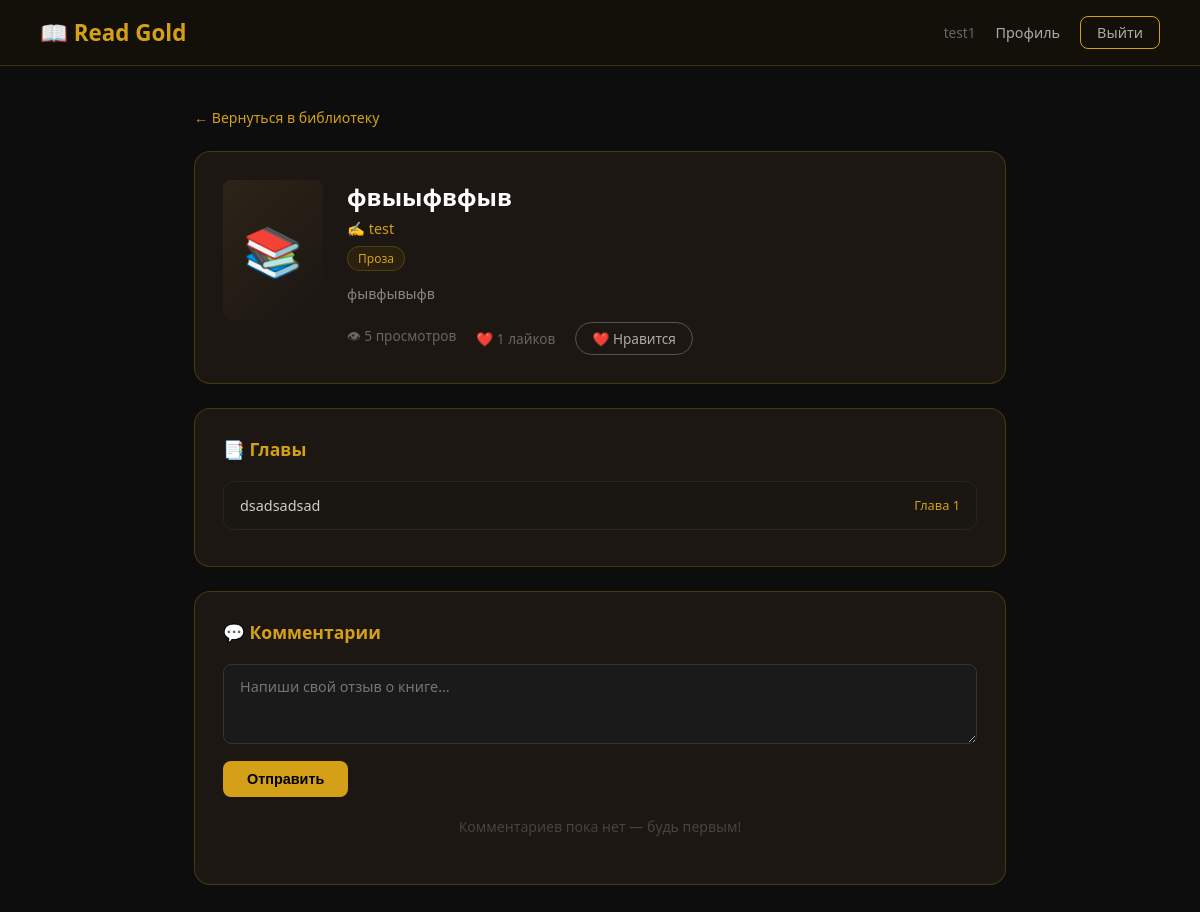
Page /book/1 (signed in) on the committed database.
### models.py (models this page shows)
class User(db.Model, UserMixin):
    id = db.Column(db.Integer, primary_key=True)
    username = db.Column(db.String(80), unique=True, nullable=False)
    email = db.Column(db.String(120), unique=True, nullable=False)
    password = db.Column(db.String(200), nullable=False)
    role = db.Column(db.String(20), default='reader')
    avatar = db.Column(db.String(200), nullable=True)
    bio = db.Column(db.Text, nullable=True)
    books = db.relationship('Book', backref='author', lazy=True)
    posts = db.relationship('Post', backref='user', lazy=True)

class Book(db.Model):
    id = db.Column(db.Integer, primary_key=True)
    title = db.Column(db.String(200), nullable=False)
    description = db.Column(db.Text, nullable=True)
    genre = db.Column(db.String(50), nullable=True)
    cover = db.Column(db.String(200), nullable=True)
    views = db.Column(db.Integer, default=0)
    likes = db.Column(db.Integer, default=0)
    author_id = db.Column(db.Integer, db.ForeignKey('user.id'), nullable=False)
    liked_by = db.relationship('Like', backref='book', lazy=True)
    chapters = db.relationship('Chapter', backref='book', lazy=True, order_by='Chapter.number')
    comments = db.relationship('Comment', backref='book', lazy=True)

class Chapter(db.Model):
    id = db.Column(db.Integer, primary_key=True)
    number = db.Column(db.Integer, nullable=False)
    title = db.Column(db.String(200), nullable=False)
    content = db.Column(db.Text, nullable=False)
    book_id = db.Column(db.Integer, db.ForeignKey('book.id'), nullable=False)

### app.py (the view)
@app.route('/book/<int:book_id>')
@login_required
def book(book_id):
    book = Book.query.get_or_404(book_id)
    book.views += 1
    db.session.commit()
    return render_template('book.html', book=book, current_chapter=None)

### app.py (called while the page is built)
@login_manager.user_loader
def load_user(user_id):
    return User.query.get(int(user_id))

### templates/book.html (shortened to what this page needs)
<!DOCTYPE html>
<html lang="ru">
<head>
</head>
<body>
    <nav>
        <div class="logo">📖 Read Gold</div>
        <div class="nav-links">
            <span style="color:#666; font-size:0.85rem;">{{ current_user.username }}</span>
            <a href="/profile">Профиль</a>
            <a href="/logout" class="logout">Выйти</a>
        </div>
    </nav>
    <div class="container">
        <a href="/dashboard" class="back-link">← Вернуться в библиотеку</a>
        <div class="book-header">
            <div class="book-cover-big">📚</div>
            <div class="book-meta">
                <h1>{{ book.title }}</h1>
                <div class="author">✍️ {{ book.author.username }}</div>
                {% if book.genre %}<span class="book-genre">{{ book.genre }}</span>{% endif %}
                <div class="book-desc">{{ book.description or 'Описание отсутствует' }}</div>
                <div class="book-stats">
                    <span class="stat">👁 {{ book.views }} просмотров</span>
                    <span class="stat">❤️ {{ book.likes }} лайков</span>
                    <a href="/like/{{ book.id }}" class="like-btn">❤️ Нравится</a>
                </div>
            </div>
        </div>
        <div class="card">
            <h2>📑 Главы</h2>
            {% if book.chapters %}
            <ul class="chapter-list">
                {% for ch in book.chapters %}
                <li>
                    <a href="/book/{{ book.id }}/chapter/{{ ch.id }}"
                       class="{{ 'active' if current_chapter and current_chapter.id == ch.id }}">
                        <span>{{ ch.title }}</span>
                        <span class="chapter-num">Глава {{ ch.number }}</span>
                    </a>
                </li>
                {% endfor %}
            </ul>
            {% else %}
            <div class="no-chapters">Автор ещё не добавил главы</div>
            {% endif %}
        </div>
        <div class="card">
            <h2>💬 Комментарии</h2>
            <div class="comment-form">
                <form method="POST" action="/comment/{{ book.id }}">
                    <textarea name="content" placeholder="Напиши свой отзыв о книге..." required></textarea>
                    <button type="submit">Отправить</button>
                </form>
            </div>
            {% if book.comments %}
                {% for comment in book.comments %}
                <div class="comment-item">
                    <div class="comment-header">
                        <div class="comment-avatar">{{ comment.user.username[0].upper() }}</div>
                        <div>
                            <div class="comment-username">{{ comment.user.username }}</div>
                            <div class="comment-date">{{ comment.created_at.strftime('%d.%m.%Y %H:%M') }}</div>
                        </div>
                    </div>
                    <div class="comment-text">{{ comment.content }}</div>
                </div>
                {% endfor %}
            {% else %}
                <div class="no-comments">Комментариев пока нет — будь первым!</div>
            {% endif %}
        </div>
    </div>
</body>
</html>

### templates/book.html (style rules this page uses)
* { margin: 0; padding: 0; box-sizing: border-box; }
body { background-color: #0d0d0d; font-family: 'Segoe UI', sans-serif; color: #fff; min-height: 100vh; }
nav { background: rgba(20, 16, 10, 0.95); border-bottom: 1px solid #b8960c44; padding: 16px 40px; display: flex; justify-content: space-between; align-items: center; }
.logo { color: #d4a017; font-size: 1.4rem; font-weight: bold; }
.nav-links { display: flex; gap: 20px; align-items: center; }
.nav-links a { color: #aaa; text-decoration: none; font-size: 0.9rem; }
.logout { background: transparent; border: 1px solid #d4a017; color: #d4a017; padding: 6px 16px; border-radius: 8px; font-size: 0.85rem; text-decoration: none; }
.container { max-width: 860px; margin: 0 auto; padding: 40px 24px; }
.back-link { color: #d4a017; text-decoration: none; font-size: 0.88rem; display: inline-block; margin-bottom: 24px; }
.book-header { background: rgba(30, 25, 20, 0.95); border: 1px solid #b8960c44; border-radius: 16px; padding: 28px; display: flex; gap: 24px; margin-bottom: 24px; }
.book-cover-big { width: 100px; height: 140px; background: linear-gradient(135deg, #2d2418, #1a1612); border-radius: 8px; display: flex; align-items: center; justify-content: center; font-size: 3rem; flex-shrink: 0; }
.book-meta { flex: 1; }
.book-meta h1 { font-size: 1.5rem; margin-bottom: 6px; }
.book-meta .author { color: #d4a017; font-size: 0.9rem; margin-bottom: 8px; }
.book-genre { display: inline-block; background: #2a2010; color: #d4a017; font-size: 0.75rem; padding: 3px 10px; border-radius: 20px; border: 1px solid #b8960c44; margin-bottom: 12px; }
.book-desc { color: #888; font-size: 0.88rem; line-height: 1.6; margin-bottom: 16px; }
.book-stats { display: flex; gap: 20px; align-items: center; }
.stat { font-size: 0.85rem; color: #666; }
.like-btn { background: transparent; border: 1px solid #555; color: #aaa; padding: 6px 16px; border-radius: 20px; font-size: 0.85rem; text-decoration: none; transition: all 0.2s; }
.card { background: rgba(30, 25, 20, 0.95); border: 1px solid #b8960c44; border-radius: 16px; padding: 28px; margin-bottom: 24px; }
.card h2 { color: #d4a017; font-size: 1.1rem; margin-bottom: 20px; }
.chapter-list { list-style: none; }
.chapter-list li { margin-bottom: 8px; }
.chapter-list a { display: flex; justify-content: space-between; align-items: center; padding: 14px 16px; background: #1a1612; border: 1px solid #2a2420; border-radius: 10px; text-decoration: none; color: #ccc; font-size: 0.9rem; transition: all 0.2s; }
.chapter-num { color: #d4a017; font-size: 0.8rem; }
.comment-form textarea { width: 100%; padding: 12px 16px; background: #1a1a1a; border: 1px solid #333; border-radius: 8px; color: #fff; font-size: 0.9rem; outline: none; resize: vertical; min-height: 80px; font-family: inherit; margin-bottom: 12px; }
.comment-form button { padding: 10px 24px; background: #d4a017; color: #000; font-weight: bold; border: none; border-radius: 8px; cursor: pointer; font-size: 0.9rem; }
.no-comments { color: #444; text-align: center; padding: 20px; font-size: 0.88rem; }

### rows in the picture
User: username "test1"
Book: title "фвыыфвфыв", genre "Проза", description "фывфывыфв", views "5", likes "1"
User: author.username "test"
Chapter: title "dsadsadsad", number "1"
